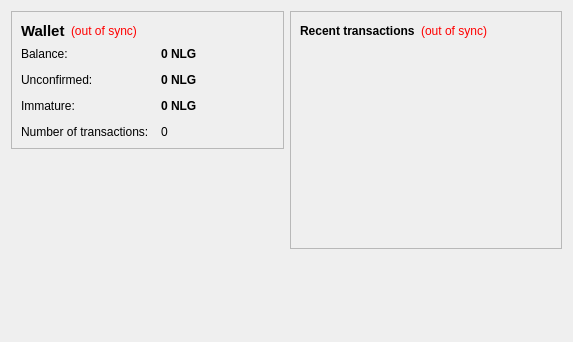
<?xml version="1.0" encoding="UTF-8"?>
<ui version="4.0">
 <class>OverviewPage</class>
 <widget class="QWidget" name="OverviewPage">
  <property name="geometry">
   <rect>
    <x>0</x>
    <y>0</y>
    <width>573</width>
    <height>342</height>
   </rect>
  </property>
  <property name="windowTitle">
   <string>Form</string>
  </property>
  <layout class="QHBoxLayout" name="horizontalLayout" stretch="1,1">
   <item>
    <layout class="QVBoxLayout" name="verticalLayout_2">
     <item>
      <widget class="QFrame" name="frame">
       <property name="frameShape">
        <enum>QFrame::StyledPanel</enum>
       </property>
       <property name="frameShadow">
        <enum>QFrame::Raised</enum>
       </property>
       <layout class="QVBoxLayout" name="verticalLayout_4">
        <item>
         <layout class="QHBoxLayout" name="horizontalLayout_4">
          <item>
           <widget class="QLabel" name="label_5">
            <property name="font">
             <font>
              <pointsize>11</pointsize>
              <weight>75</weight>
              <bold>true</bold>
             </font>
            </property>
            <property name="text">
             <string>Wallet</string>
            </property>
           </widget>
          </item>
          <item>
           <widget class="QLabel" name="labelWalletStatus">
            <property name="toolTip">
             <string>The displayed information may be out of date. Your wallet automatically synchronizes with the NeoGulden network after a connection is established, but this process has not completed yet.</string>
            </property>
            <property name="styleSheet">
             <string notr="true">QLabel { color: red; }</string>
            </property>
            <property name="text">
             <string notr="true">(out of sync)</string>
            </property>
            <property name="alignment">
             <set>Qt::AlignLeading|Qt::AlignLeft|Qt::AlignVCenter</set>
            </property>
           </widget>
          </item>
          <item>
           <spacer name="horizontalSpacer_2">
            <property name="orientation">
             <enum>Qt::Horizontal</enum>
            </property>
            <property name="sizeHint" stdset="0">
             <size>
              <width>40</width>
              <height>20</height>
             </size>
            </property>
           </spacer>
          </item>
         </layout>
        </item>
        <item>
         <layout class="QFormLayout" name="formLayout_2">
          <property name="fieldGrowthPolicy">
           <enum>QFormLayout::AllNonFixedFieldsGrow</enum>
          </property>
          <property name="horizontalSpacing">
           <number>12</number>
          </property>
          <property name="verticalSpacing">
           <number>12</number>
          </property>
          <item row="0" column="0">
           <widget class="QLabel" name="label">
            <property name="text">
             <string>Balance:</string>
            </property>
           </widget>
          </item>
          <item row="0" column="1">
           <widget class="QLabel" name="labelBalance">
            <property name="font">
             <font>
              <weight>75</weight>
              <bold>true</bold>
             </font>
            </property>
            <property name="cursor">
             <cursorShape>IBeamCursor</cursorShape>
            </property>
            <property name="toolTip">
             <string>Your current balance</string>
            </property>
            <property name="text">
             <string notr="true">0 NLG</string>
            </property>
            <property name="textInteractionFlags">
             <set>Qt::LinksAccessibleByMouse|Qt::TextSelectableByKeyboard|Qt::TextSelectableByMouse</set>
            </property>
           </widget>
          </item>
          <item row="1" column="0">
           <widget class="QLabel" name="label_3">
            <property name="text">
             <string>Unconfirmed:</string>
            </property>
           </widget>
          </item>
          <item row="1" column="1">
           <widget class="QLabel" name="labelUnconfirmed">
            <property name="font">
             <font>
              <weight>75</weight>
              <bold>true</bold>
             </font>
            </property>
            <property name="cursor">
             <cursorShape>IBeamCursor</cursorShape>
            </property>
            <property name="toolTip">
             <string>Total of transactions that have yet to be confirmed, and do not yet count toward the current balance</string>
            </property>
            <property name="text">
             <string notr="true">0 NLG</string>
            </property>
            <property name="textInteractionFlags">
             <set>Qt::LinksAccessibleByMouse|Qt::TextSelectableByKeyboard|Qt::TextSelectableByMouse</set>
            </property>
           </widget>
          </item>
          <item row="3" column="0">
           <widget class="QLabel" name="label_2">
            <property name="text">
             <string>Number of transactions:</string>
            </property>
           </widget>
          </item>
          <item row="3" column="1">
           <widget class="QLabel" name="labelNumTransactions">
            <property name="toolTip">
             <string>Total number of transactions in wallet</string>
            </property>
            <property name="text">
             <string notr="true">0</string>
            </property>
           </widget>
          </item>
          <item row="2" column="0">
           <widget class="QLabel" name="labelImmatureText">
            <property name="text">
             <string>Immature:</string>
            </property>
           </widget>
          </item>
          <item row="2" column="1">
           <widget class="QLabel" name="labelImmature">
            <property name="font">
             <font>
              <weight>75</weight>
              <bold>true</bold>
             </font>
            </property>
            <property name="toolTip">
             <string>Mined balance that has not yet matured</string>
            </property>
            <property name="text">
             <string notr="true">0 NLG</string>
            </property>
            <property name="textInteractionFlags">
             <set>Qt::LinksAccessibleByMouse|Qt::TextSelectableByKeyboard|Qt::TextSelectableByMouse</set>
            </property>
           </widget>
          </item>
         </layout>
        </item>
       </layout>
      </widget>
     </item>
     <item>
      <spacer name="verticalSpacer">
       <property name="orientation">
        <enum>Qt::Vertical</enum>
       </property>
       <property name="sizeHint" stdset="0">
        <size>
         <width>20</width>
         <height>40</height>
        </size>
       </property>
      </spacer>
     </item>
     <item>
      <widget class="QLabel" name="label_6">
       <property name="text">
        <string/>
       </property>
       <property name="pixmap">
        <pixmap resource="../bitcoin.qrc">:/images/backg</pixmap>
       </property>
       <property name="scaledContents">
        <bool>false</bool>
       </property>
       <property name="alignment">
        <set>Qt::AlignCenter</set>
       </property>
       <property name="margin">
        <number>-2</number>
       </property>
      </widget>
     </item>
    </layout>
   </item>
   <item>
    <layout class="QVBoxLayout" name="verticalLayout_3">
     <item>
      <widget class="QFrame" name="frame_2">
       <property name="frameShape">
        <enum>QFrame::StyledPanel</enum>
       </property>
       <property name="frameShadow">
        <enum>QFrame::Raised</enum>
       </property>
       <layout class="QVBoxLayout" name="verticalLayout">
        <item>
         <layout class="QHBoxLayout" name="horizontalLayout_2">
          <item>
           <widget class="QLabel" name="label_4">
            <property name="text">
             <string>&lt;b&gt;Recent transactions&lt;/b&gt;</string>
            </property>
           </widget>
          </item>
          <item>
           <widget class="QLabel" name="labelTransactionsStatus">
            <property name="toolTip">
             <string>The displayed information may be out of date. Your wallet automatically synchronizes with the NeoGulden network after a connection is established, but this process has not completed yet.</string>
            </property>
            <property name="styleSheet">
             <string notr="true">QLabel { color: red; }</string>
            </property>
            <property name="text">
             <string notr="true">(out of sync)</string>
            </property>
            <property name="alignment">
             <set>Qt::AlignRight|Qt::AlignTrailing|Qt::AlignVCenter</set>
            </property>
           </widget>
          </item>
          <item>
           <spacer name="horizontalSpacer">
            <property name="orientation">
             <enum>Qt::Horizontal</enum>
            </property>
            <property name="sizeHint" stdset="0">
             <size>
              <width>40</width>
              <height>20</height>
             </size>
            </property>
           </spacer>
          </item>
         </layout>
        </item>
        <item>
         <widget class="QListView" name="listTransactions">
          <property name="styleSheet">
           <string notr="true">QListView { background: transparent; }</string>
          </property>
          <property name="frameShape">
           <enum>QFrame::NoFrame</enum>
          </property>
          <property name="verticalScrollBarPolicy">
           <enum>Qt::ScrollBarAlwaysOff</enum>
          </property>
          <property name="horizontalScrollBarPolicy">
           <enum>Qt::ScrollBarAlwaysOff</enum>
          </property>
          <property name="selectionMode">
           <enum>QAbstractItemView::NoSelection</enum>
          </property>
         </widget>
        </item>
       </layout>
      </widget>
     </item>
     <item>
      <spacer name="verticalSpacer_2">
       <property name="orientation">
        <enum>Qt::Vertical</enum>
       </property>
       <property name="sizeHint" stdset="0">
        <size>
         <width>20</width>
         <height>40</height>
        </size>
       </property>
      </spacer>
     </item>
    </layout>
   </item>
  </layout>
 </widget>
 <resources/>
 <connections/>
</ui>
